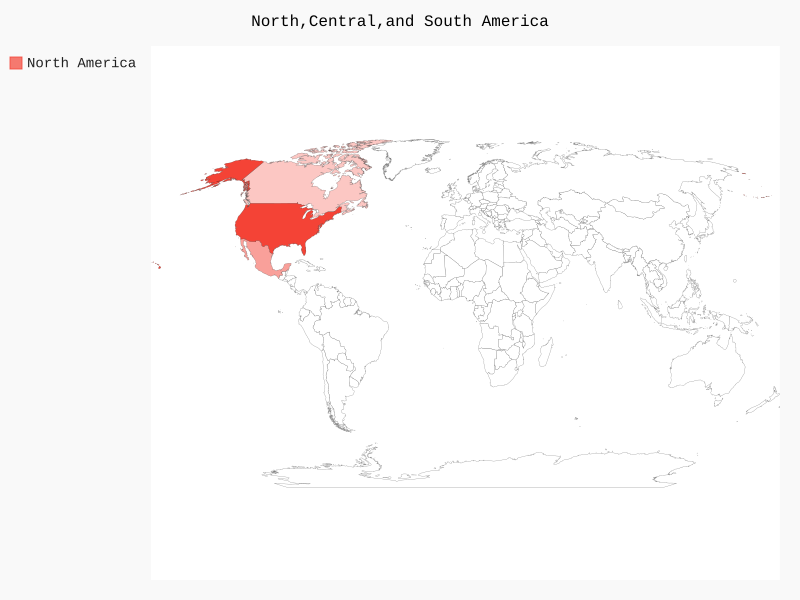

Recreate this plot in Python.
''' 绘制北美的人口地图 '''

import pygal.maps.world

wm = pygal.maps.world.World()
wm.title = "North,Central,and South America"
wm.add("North America",{'ca':34126000,'mx':113423000,'us':309349000})
''' add方法接受两个参数,标签加一个有着国别码的字典,也可以是只有国别码的列表 '''
# wm.add("Central America",['bz','cr','gt','hn','ni','pa','sv'])
# wm.add("South America",['ar','bo','br','cl','co','ec','gf','gy','pe','py','sr','uy','ve'])
wm.render_to_file('americas.svg')
